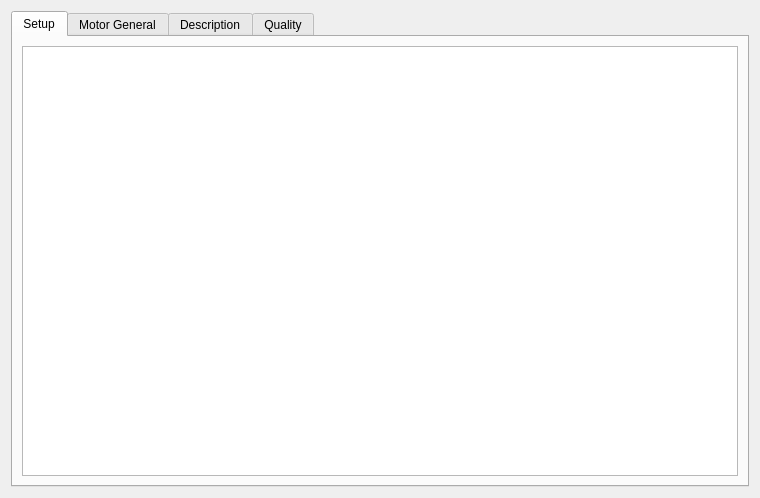
<?xml version="1.0" encoding="UTF-8"?>
<ui version="4.0">
 <class>PageMotorInfo</class>
 <widget class="QWidget" name="PageMotorInfo">
  <property name="geometry">
   <rect>
    <x>0</x>
    <y>0</y>
    <width>760</width>
    <height>498</height>
   </rect>
  </property>
  <property name="windowTitle">
   <string>Form</string>
  </property>
  <layout class="QVBoxLayout" name="verticalLayout">
   <item>
    <widget class="QTabWidget" name="tabWidget">
     <property name="currentIndex">
      <number>0</number>
     </property>
     <widget class="QWidget" name="tab_4">
      <attribute name="title">
       <string>Setup</string>
      </attribute>
      <layout class="QVBoxLayout" name="verticalLayout_5">
       <item>
        <widget class="ParamTable" name="setupTab"/>
       </item>
      </layout>
     </widget>
     <widget class="QWidget" name="tab">
      <attribute name="title">
       <string>Motor General</string>
      </attribute>
      <layout class="QVBoxLayout" name="verticalLayout_3">
       <item>
        <widget class="ParamTable" name="generalTab"/>
       </item>
      </layout>
     </widget>
     <widget class="QWidget" name="tab_2">
      <attribute name="title">
       <string>Description</string>
      </attribute>
      <layout class="QVBoxLayout" name="verticalLayout_2">
       <item>
        <widget class="QFrame" name="descriptionFrame">
         <property name="card" stdset="0">
          <bool>true</bool>
         </property>
         <layout class="QVBoxLayout" name="descriptionLayout">
          <item>
           <widget class="MRichTextEdit" name="descriptionEdit" native="true">
            <property name="sizePolicy">
             <sizepolicy hsizetype="Preferred" vsizetype="Expanding">
              <horstretch>0</horstretch>
              <verstretch>0</verstretch>
             </sizepolicy>
            </property>
           </widget>
          </item>
         </layout>
        </widget>
       </item>
       <item>
        <layout class="QHBoxLayout" name="horizontalLayout">
         <property name="spacing">
          <number>8</number>
         </property>
         <item>
          <widget class="QLabel" name="descriptionNoteIcon">
           <property name="minimumSize">
            <size>
             <width>16</width>
             <height>16</height>
            </size>
           </property>
           <property name="maximumSize">
            <size>
             <width>16</width>
             <height>16</height>
            </size>
           </property>
           <property name="scaledContents">
            <bool>true</bool>
           </property>
          </widget>
         </item>
         <item>
          <widget class="QLabel" name="descriptionNoteLabel">
           <property name="sizePolicy">
            <sizepolicy hsizetype="Expanding" vsizetype="Preferred">
             <horstretch>0</horstretch>
             <verstretch>0</verstretch>
            </sizepolicy>
           </property>
           <property name="text">
            <string>This text is not written to the VESC. It is stored when the motor configuration is saved as an XML file.</string>
           </property>
           <property name="wordWrap">
            <bool>true</bool>
           </property>
           <property name="hint" stdset="0">
            <bool>true</bool>
           </property>
          </widget>
         </item>
         <item>
          <widget class="QPushButton" name="descriptionHelpButton">
           <property name="text">
            <string/>
           </property>
           <property name="icon">
            <iconset resource="../res.qrc">
             <normaloff>:/res/icons/Help-96.png</normaloff>:/res/icons/Help-96.png</iconset>
           </property>
          </widget>
         </item>
        </layout>
       </item>
      </layout>
     </widget>
     <widget class="QWidget" name="tab_3">
      <attribute name="title">
       <string>Quality</string>
      </attribute>
      <layout class="QVBoxLayout" name="verticalLayout_4" stretch="0,1">
       <item>
        <widget class="ParamTable" name="qualityTab"/>
       </item>
       <item>
        <widget class="QFrame" name="qualityFrame">
         <property name="card" stdset="0">
          <bool>true</bool>
         </property>
         <layout class="QVBoxLayout" name="qualityLayout">
          <item>
           <widget class="MRichTextEdit" name="qualityEdit" native="true">
            <property name="sizePolicy">
             <sizepolicy hsizetype="Preferred" vsizetype="Expanding">
              <horstretch>0</horstretch>
              <verstretch>0</verstretch>
             </sizepolicy>
            </property>
           </widget>
          </item>
         </layout>
        </widget>
       </item>
      </layout>
     </widget>
    </widget>
   </item>
  </layout>
 </widget>
 <customwidgets>
  <customwidget>
   <class>ParamTable</class>
   <extends>QTableWidget</extends>
   <header>widgets/paramtable.h</header>
  </customwidget>
  <customwidget>
   <class>MRichTextEdit</class>
   <extends>QWidget</extends>
   <header>widgets/mrichtextedit.h</header>
   <container>1</container>
  </customwidget>
 </customwidgets>
 <resources>
  <include location="../res.qrc"/>
 </resources>
 <connections/>
</ui>
